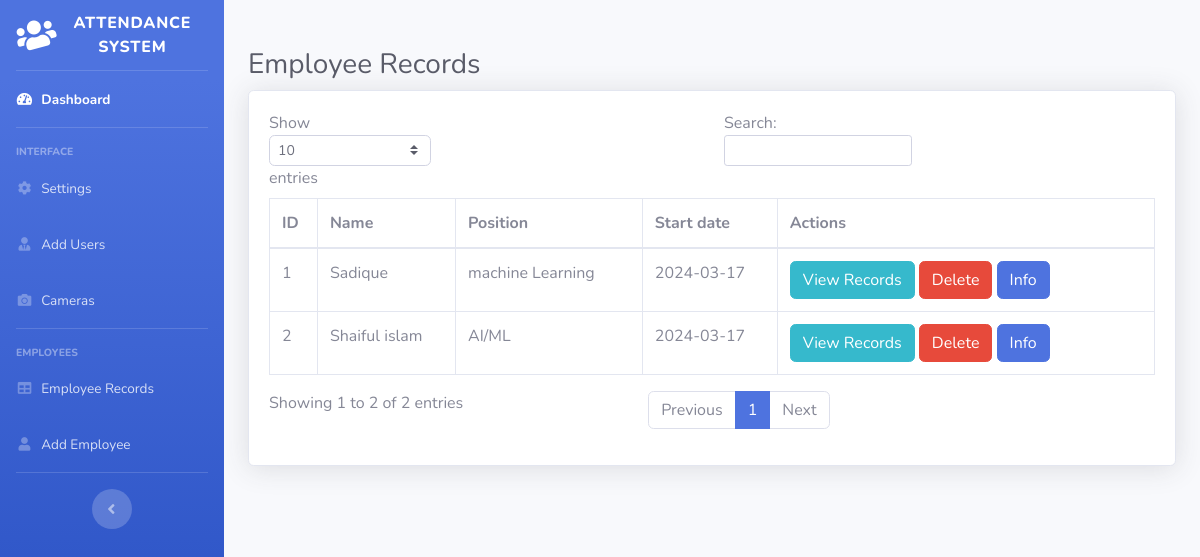
Before: /tables (signed in) with the older database file.
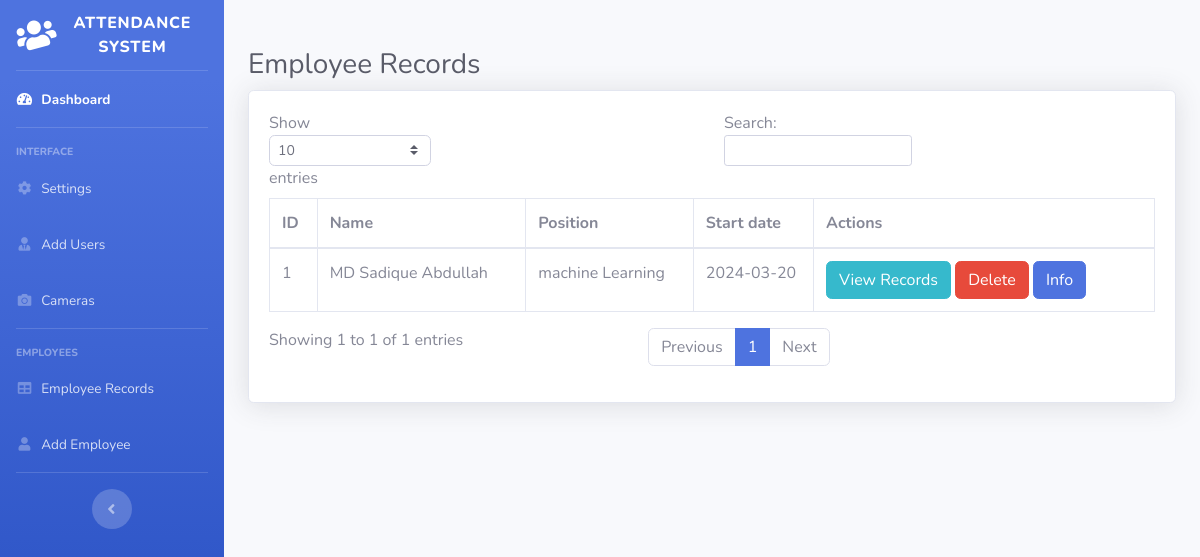
After: the same page with the newer database file.
### app.py (models this page shows)
class Employee(db.Model):
    id = db.Column(db.Integer, primary_key=True)
    name = db.Column(db.String(100), nullable=False)
    position = db.Column(db.String(100))
    image_path = db.Column(db.String(300))
    start_date = db.Column(db.Date)
    username = db.Column(db.String(120), unique=True, nullable=True)

### app.py (the view)
@app.route("/tables",methods=["GET"])
@login_required
def tables():
    employees = Employee.query.all()
    return render_template("tables.html",employees=employees)

### app.py (called while the page is built)
def login_required(f):
    @wraps(f)
    def decorated_function(*args, **kwargs):
        if 'logged_in' not in session:
            flash('Please login to view this page.', 'danger')
            return redirect(url_for('login', next=request.url))
        return f(*args, **kwargs)
    return decorated_function

### templates/tables.html (shortened to what this page needs)
{% include 'navbar.html' %}
            <div class="container-fluid">
                <br/><br/>
                <h1 class="h3 mb-2 text-gray-800">Employee Records</h1>
                <div class="card shadow mb-4">
                  <div class="card-body">
                    <div class="table-responsive">
                      <table class="table table-bordered" id="dataTable" width="100%" cellspacing="0">
                        <thead>
                          <tr>
                            <th>ID</th>
                            <th>Name</th>
                            <th>Position</th>
                            <th>Start date</th>
                            <th>Actions</th>
                          </tr>
                        </thead>
                        <tbody>
                          {% for employee in employees %}
                          <tr>
                            <td>{{ employee.id }}</td>
                            <td>{{ employee.name }}</td>
                            <td>{{ employee.position }}</td>
                            <td>{{ employee.start_date }}</td>
                            <td>
                              <button type="button" class="btn btn-info" onclick="viewRecords('{{ employee.id }}')">View Records</button>
                              <button type="button" class="btn btn-danger" onclick="deleteRecord('{{ employee.id }}')">Delete</button>
                              <button type="button" class="btn btn-primary dark" onclick="viewInfo('{{ employee.username }}')">Info</button>
                            </td>
                          </tr>
                          {% endfor %}
                        </tbody>
                      </table>
                    </div>
                  </div>
                </div>
              </div>
</body>
</html>

### templates/navbar.html (shortened to what this page needs)
<!DOCTYPE html>
<html lang="en">
<head>
  <link href="static/vendor/fontawesome-free/css/all.min.css" rel="stylesheet" type="text/css">
  <link href="static/css/sb-admin-2.css" rel="stylesheet">
</head>
<body id="page-top">
  <div id="wrapper">
    <ul class="navbar-nav bg-gradient-primary sidebar sidebar-dark accordion" id="accordionSidebar">
        <a class="sidebar-brand d-flex align-items-center justify-content-center" href="index.html">
          <div class="sidebar-brand-icon rotate-n-15">
            <i class="fas fa-users"></i>
          </div>
          <div class="sidebar-brand-text mx-3">Attendance system</div>
        </a>
        <hr class="sidebar-divider my-0">
        <li class="nav-item active">
          <a class="nav-link" href="/">
            <i class="fas fa-fw fa-tachometer-alt"></i>
            <span>Dashboard</span></a>
        </li>
        <hr class="sidebar-divider">
        <div class="sidebar-heading">
          Interface
        </div>
        <li class="nav-item">
          <a class="nav-link collapsed" href="#">
            <i class="fas fa-fw fa-cog"></i>
            <span>Settings</span>
          </a>
        </li>
        <li class="nav-item">
          <a class="nav-link collapsed" href="/add_user">
            <i class="fas fa-fw fa-user-tie"></i>
            <span>Add Users</span>
          </a>
        </li>
        <li class="nav-item">
          <a class="nav-link collapsed" href="/video_feed" >
            <i class="fas fa-fw fa-camera"></i>
            <span>Cameras</span>
          </a>
        </li>
        <hr class="sidebar-divider">
        <div class="sidebar-heading">
          Employees
        </div>
        <li class="nav-item">
          <a class="nav-link" href="/tables">
            <i class="fas fa-fw fa-table"></i>
            <span>Employee Records</span></a>
        </li>
        <li class="nav-item">
          <a class="nav-link" href="/register">
            <i class="fas fa-fw fa-user"></i>
            <span>Add Employee</span></a>
        </li>
        <hr class="sidebar-divider d-none d-md-block">
        <div class="text-center d-none d-md-inline">
          <button class="rounded-circle border-0" id="sidebarToggle"></button>
        </div>
      </ul>
    <div id="content-wrapper" class="d-flex flex-column">
      <div id="content">

Changed rows visible on the page:
removed Employee: id "2", name "Shaiful islam", position "AI/ML", start_date "2024-03-17"
changed Employee "machine Learning": name "Sadique" → "MD Sadique Abdullah"; start_date "2024-03-17" → "2024-03-20"
Other visible differences:
text written by a page script: "Show entries Search: Showing 1 to 2 of 2 entries Previous 1 Next" → "Show entries Search: Showing 1 to 1 of 1 entries Previous 1 Next"
